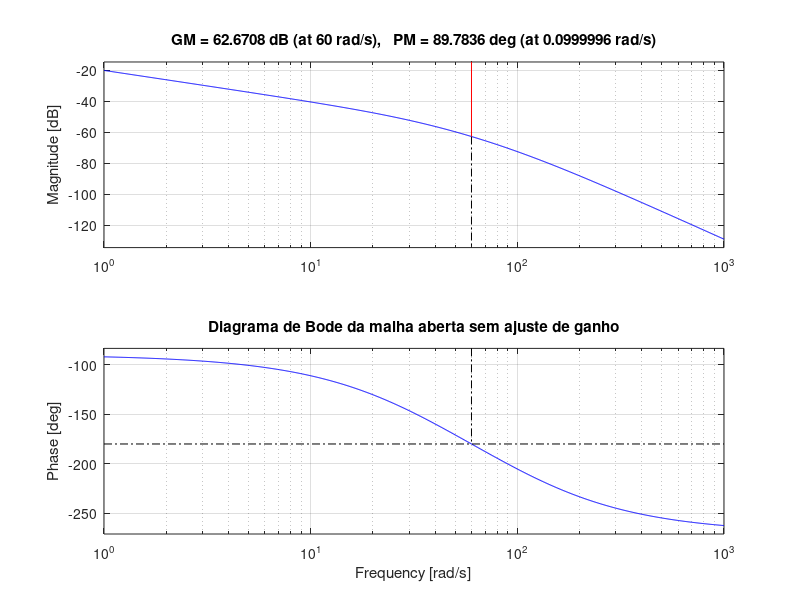
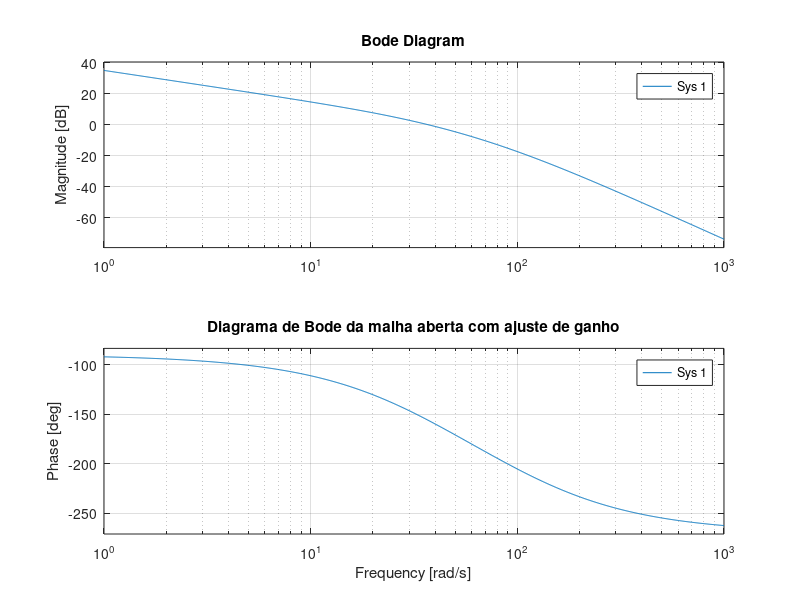
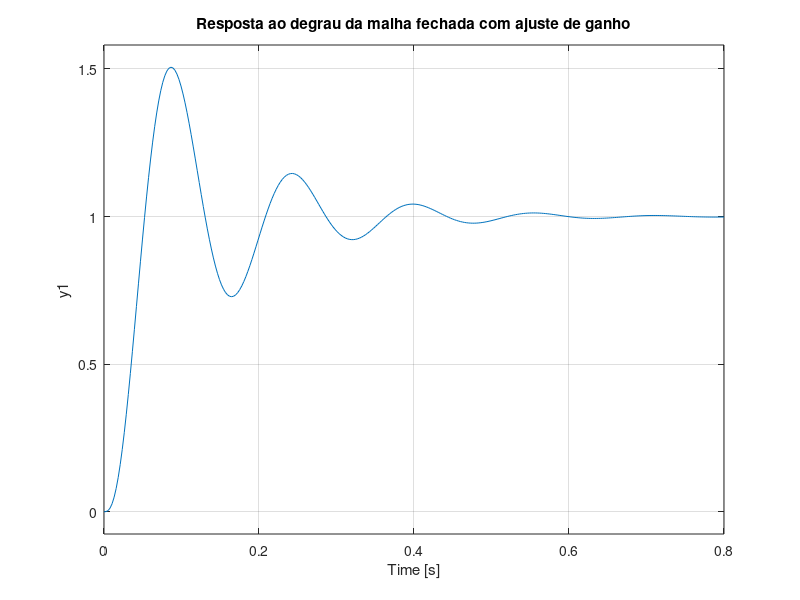
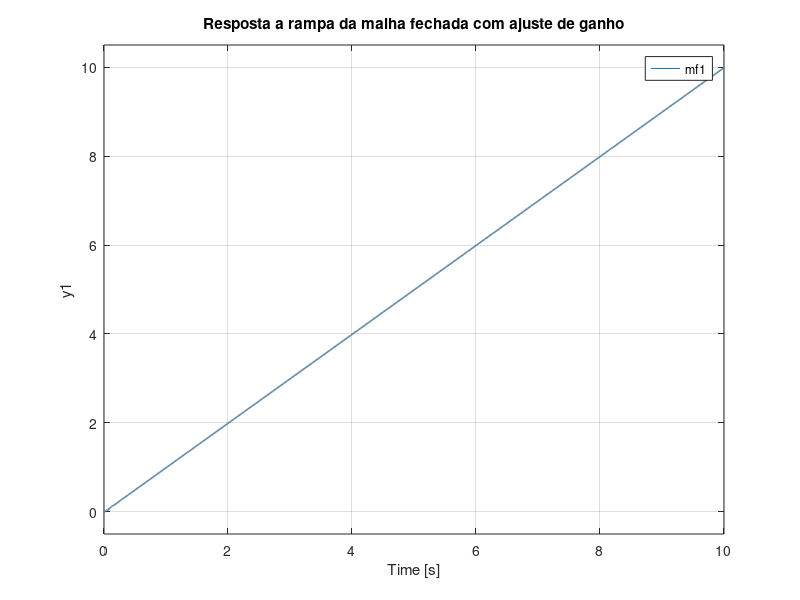

MATLAB code to generate these figures, in order:
clear all
close all
clc

s = tf('s');

%% Exemplos retirados do livro do Nise, quinta edicao

%% Exemplo 11.1 - ajuste de ganho
k = 3.6
% Funcao de transferencia de malha aberta
g = (100*k/(s+100))*(1/(s+36))*(1/s);

% Requisito
Mp = 9.5/100; % sobressinal requerido

%==========================================================================
% Passo 1 - escolha do ganho inicial
%==========================================================================
% k = 3.6

%==========================================================================
% Passo 2 - margem de fase requerida
%==========================================================================
csi = -log(Mp)/sqrt(pi^2+log(Mp)^2) % fator de amortecimento requerido
pm = 100*csi % margem de fase requerida
% pm = atand(2*csi/sqrt(-2*csi^2+sqrt(1+4*csi^4))) % margem de fase mais precisa

%==========================================================================
% Passo 3 - nova frequencia de margem de fase
%==========================================================================
figure, bode(k*g) % procurar nova frequencia de margem de fase - wpm
margin(g)
title('Diagrama de Bode da malha aberta sem ajuste de ganho')
wpm = 14.3; % nova freq. de margem de fase na qual magnitude deve ser 0 dB

%==========================================================================
% Passo 4 - ganho exigido
%==========================================================================
A = 55; % ganho necessario: diferenca entre 0 dB e a magnitude em wpm
k1 = 10^(A/20) % valor absoluto do ganho

%==========================================================================
% Verificacao do resultado
%==========================================================================
figure, bode(k1*g) % margem de fase deve ser pm e ganho em wpm deve ser 0
title('Diagrama de Bode da malha aberta com ajuste de ganho')

% Malha fechada
mf1 = feedback(k1*g,1); % malha fechada com ajuste de ganho

% Resposta ao degrau
figure, step(mf1)
title('Resposta ao degrau da malha fechada com ajuste de ganho')

% Resposta a rampa
t = 0:0.01:10;
u = t;
figure, lsim(t,u,mf1)
title('Resposta a rampa da malha fechada com ajuste de ganho')
